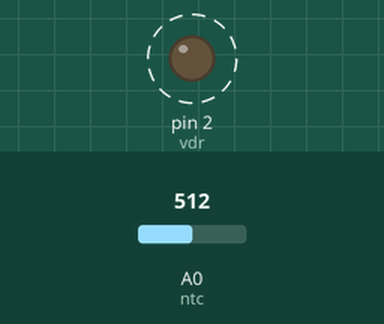
Recording of a sketch running on a simulated Arduino Uno, built with avr-gcc and run on an emulated ATmega328P. Parts: output pins drawn as LEDs (lit = HIGH). Dashed ring = blinking. The inputs (shaded band) are chosen by the test bench; at power-on: A0 (ntc) = 512. What the sketch prints to the serial monitor is not drawn.

Above: at 1.2 s.
1.3 s: A0 (ntc) set to 1023
Timing chart, 0 to 10.3 s (numbered marks = the images above; inputs shaded):
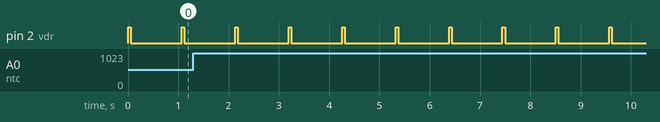

The sketch:

ntc_thermistor.ino
```cpp
#define ntc A0 //1 ntc pin, the other ntc pin is connected to ground
#define vdr 2 //pin to connect the fixed resistor
#define ntcR 10000 //nomnal resistance @ 25'C
#define ntcT 25 //nominal temperature
#define rate 5 //sampling rate
#define beta 3950 //B-value of the thermistor
#define vdR 10000 //value of the fixed resistor
int samples = 0;

void setup() {
  pinMode(vdr, OUTPUT);
  Serial.begin(9600);
}

void loop(void) {
  uint8_t i;
  float average;
  samples = 0;

  digitalWrite(vdr, HIGH);
  for (i = 0; i < rate; i++) {
    samples += analogRead(ntc);
    delay(10);
  }
  digitalWrite(vdr, LOW);
  average = 0;
  average = samples / rate;
  Serial.println("\n \n");
  Serial.print("ADC readings ");
  Serial.print(average);

  //Calculate NTC resistance
  average = 1023 / average - 1;
  average = vdR / average;
  Serial.print("Thermistor Resistance ");
  Serial.println(average);

  float temperature;
  temperature = average / ntcR; //(R/Ro)
  temperature = log(temperature); //In(R/Ro)
  temperature /= beta;  //1/B*In(R/Ro)
  temperature += 1.0 / (ntcT + 273.15); //+(1/To)
  temperature = 1.0 / temperature;
  temperature -= 273.15;
  Serial.print("Temperature: ");
  Serial.print(temperature);
  Serial.println(" *C");
  delay(1000);
}
```

Measured:
- by itself, pin 2 (vdr): alternates HIGH for 0.05 s and LOW for 1.0 s
